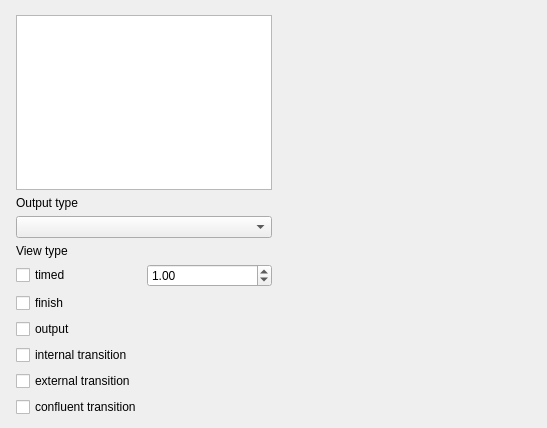
<?xml version="1.0" encoding="UTF-8"?>
<ui version="4.0">
 <class>FileVpzExpView</class>
 <widget class="QWidget" name="FileVpzExpView">
  <property name="geometry">
   <rect>
    <x>0</x>
    <y>0</y>
    <width>547</width>
    <height>428</height>
   </rect>
  </property>
  <property name="windowTitle">
   <string>Form</string>
  </property>
  <property name="autoFillBackground">
   <bool>true</bool>
  </property>
  <layout class="QHBoxLayout" name="horizontalLayout">
   <item>
    <widget class="QSplitter" name="splitter">
     <property name="orientation">
      <enum>Qt::Horizontal</enum>
     </property>
     <widget class="QStackedWidget" name="stackedWidget">
      <property name="currentIndex">
       <number>1</number>
      </property>
      <widget class="QWidget" name="stackMain">
       <layout class="QVBoxLayout" name="verticalLayout">
        <property name="spacing">
         <number>0</number>
        </property>
        <property name="leftMargin">
         <number>0</number>
        </property>
        <property name="topMargin">
         <number>0</number>
        </property>
        <property name="rightMargin">
         <number>0</number>
        </property>
        <property name="bottomMargin">
         <number>0</number>
        </property>
       </layout>
      </widget>
      <widget class="QWidget" name="stackEmpty">
       <widget class="QWidget" name="layoutWidget">
        <property name="geometry">
         <rect>
          <x>5</x>
          <y>4</y>
          <width>516</width>
          <height>402</height>
         </rect>
        </property>
        <layout class="QHBoxLayout" name="horizontalLayout_3">
         <item>
          <layout class="QVBoxLayout" name="verticalLayout_2">
           <item>
            <widget class="QListWidget" name="vleViewList">
             <property name="maximumSize">
              <size>
               <width>260</width>
               <height>200</height>
              </size>
             </property>
            </widget>
           </item>
           <item>
            <widget class="QLabel" name="labelOutputType">
             <property name="font">
              <font>
               <weight>50</weight>
               <bold>false</bold>
              </font>
             </property>
             <property name="text">
              <string>Output type</string>
             </property>
            </widget>
           </item>
           <item>
            <widget class="QComboBox" name="listVleOOV"/>
           </item>
           <item>
            <widget class="QLabel" name="labelViewType">
             <property name="font">
              <font>
               <weight>50</weight>
               <bold>false</bold>
              </font>
             </property>
             <property name="text">
              <string>View type</string>
             </property>
            </widget>
           </item>
           <item>
            <layout class="QHBoxLayout" name="horizontalLayout_2">
             <item>
              <widget class="QCheckBox" name="timedCheck">
               <property name="text">
                <string>timed</string>
               </property>
               <property name="checked">
                <bool>false</bool>
               </property>
              </widget>
             </item>
             <item>
              <widget class="QDoubleSpinBox" name="timeStep">
               <property name="locale">
                <locale language="English" country="UnitedKingdom"/>
               </property>
               <property name="prefix">
                <string notr="true"/>
               </property>
               <property name="suffix">
                <string/>
               </property>
               <property name="value">
                <double>1.000000000000000</double>
               </property>
              </widget>
             </item>
            </layout>
           </item>
           <item>
            <widget class="QCheckBox" name="finishCheck">
             <property name="text">
              <string>finish</string>
             </property>
            </widget>
           </item>
           <item>
            <widget class="QCheckBox" name="outputCheck">
             <property name="text">
              <string>output</string>
             </property>
            </widget>
           </item>
           <item>
            <widget class="QCheckBox" name="internalCheck">
             <property name="text">
              <string>internal transition</string>
             </property>
            </widget>
           </item>
           <item>
            <widget class="QCheckBox" name="externalCheck">
             <property name="text">
              <string>external transition</string>
             </property>
            </widget>
           </item>
           <item>
            <widget class="QCheckBox" name="confluentCheck">
             <property name="text">
              <string>confluent transition</string>
             </property>
            </widget>
           </item>
          </layout>
         </item>
         <item>
          <widget class="QStackedWidget" name="pluginHere">
           <property name="minimumSize">
            <size>
             <width>250</width>
             <height>300</height>
            </size>
           </property>
           <property name="currentIndex">
            <number>0</number>
           </property>
           <widget class="QWidget" name="page"/>
           <widget class="QWidget" name="page_2"/>
          </widget>
         </item>
        </layout>
       </widget>
      </widget>
     </widget>
    </widget>
   </item>
  </layout>
 </widget>
 <resources/>
 <connections/>
</ui>
